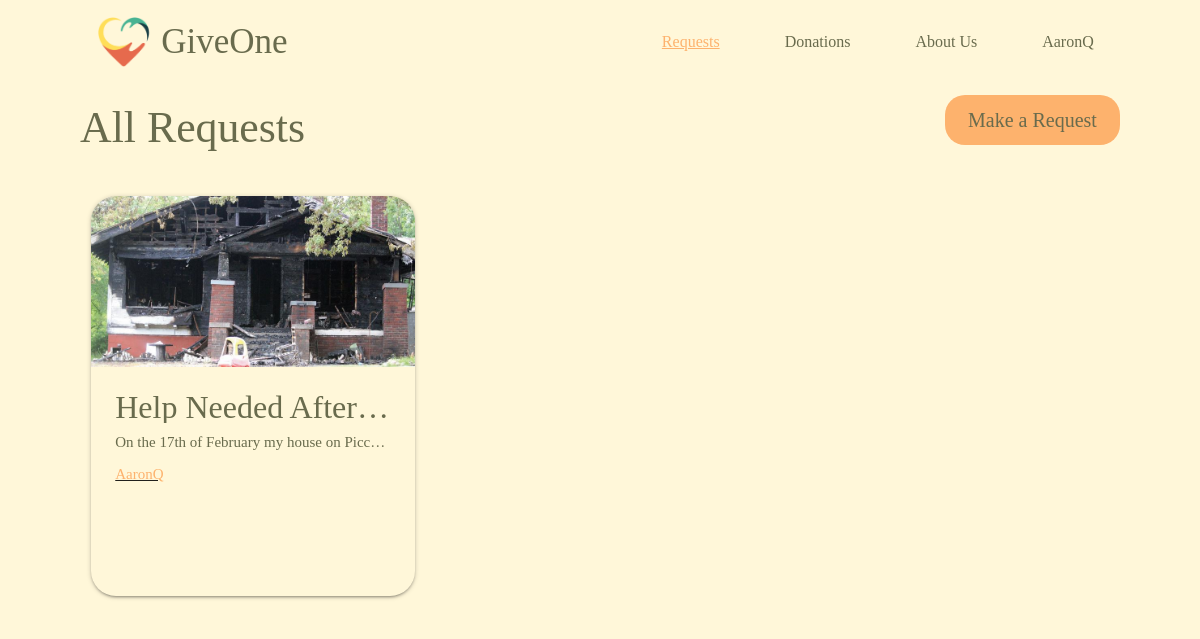
/all_requests (signed in), run on the app's committed database.
### models.py (models this page shows, shortened)
class User(UserMixin, db.Model):
    id = db.Column(db.Integer, primary_key=True)
    username = db.Column(db.String(80), unique=True, nullable=False)
    email = db.Column(db.String(120), unique=True, nullable=False)
    password = db.Column(db.String(120), nullable=False)
    requests = db.relationship('Requests', backref='user', lazy=True, cascade="all, delete-orphan")     #get all requests by user
    donations = db.relationship('Donations', backref='user', lazy=True, cascade="all, delete-orphan")   #get all donations for user
    uploads = db.relationship('Upload', backref='user', lazy=True, cascade="all, delete-orphan")

class Requests(db.Model):
    reqid = db.Column(db.Integer, primary_key=True)
    title = db.Column(db.String(180), nullable=False)
    body = db.Column(db.String(1000), nullable=False)
    req_items = db.Column(db.String(2000), nullable=False)
    userid = db.Column(db.Integer, db.ForeignKey('user.id'), nullable=False)
    donated = db.Column(db.Boolean, default=False)
    directions = db.Column(db.String(1000), nullable=False, default="")
    note = db.Column(db.String(1000), nullable=False, default="")
    donator_username = db.Column(db.String(180), nullable=False, default="")
    donator_email =  db.Column(db.String(180), nullable=False, default="")
    request_image = db.relationship('Request_Image', backref='requests', lazy=True, cascade="all, delete-orphan", uselist=False)

class Request_Image(db.Model):
  img_id = db.Column(db.Integer, primary_key=True)
  filename = db.Column(db.String, nullable=False)
  reqid = db.Column(db.Integer, db.ForeignKey('requests.reqid'), nullable=False)
  def get_url(self):
    return f'/uploads/{self.filename}'

### app.py (the view)
@app.route('/all_requests', methods=['GET'])
@login_required
def all_requests():
  requests = Requests.query.all()
  return render_template('all_requests.html', requests=requests)

### app.py (called while the page is built)
@login_manager.user_loader
def load_user(user_id):
    return User.query.get(user_id)

### templates/all_requests.html (shortened to what this page needs)
<!DOCTYPE html>
<html lang="en">
    <head>
        <link rel="stylesheet" href="{{ url_for('static', filename='/all_requests.css') }}">
        <link rel="stylesheet" href="https://cdnjs.cloudflare.com/ajax/libs/materialize/1.0.0/css/materialize.min.css">
    </head>
    <body onload="show_toasts()">
        <div class="mycontainer">
            <div class="row">
                <nav class="col s12 nav-bar">
                    <a class="logo-div" href="{{ url_for('homepage') }}">
                        <img src="{{ url_for('static', filename='/GiveOneLogo.png') }}" alt="GiveOne logo" class="logo">
                        <h1 class="title text">GiveOne</h1>
                     </a>
                    <ul class="nav-items">
                        <li> <a class="current-page nav-item text hide-on-med-and-down browser-default" href="{{ url_for('all_requests') }}">Requests</a> </li>
                        <li> <a class="nav-item text hide-on-med-and-down" href="{{ url_for('all_donations') }}">Donations</a> </li>
                        <li> <a class="nav-item text hide-on-med-and-down" href="{{ url_for('about_us') }}">About Us</a> </li>
                        <li> <a class="profile nav-item text hide-on-med-and-down" href="{{ url_for('profile') }}">{{ current_user.username }}</a> </li>
                    </ul>
                </nav>
            </div>
        </div>
        <div class="mycontainer">
            <div class="row">
                <h3 class="page-title text">All Requests</h3>
            </div>
            <div class="row">
                {% for request in requests %}
                    {% if request.donated == False %}
                        <a href="/request_page/{{request.reqid}}">
                            <div class="col s12 m6 l4" >
                                <div class="card hoverable medium">
                                    <div class="card-image">
                                        <img src="{{ request.request_image.get_url() }}">
                                    </div>
                                    <div class="card-content">
                                        <span class="card-title text  truncate">{{ request.title }}</span>
                                        <p class="card-text text truncate">{{ request.body }} </p>
                                        <div class="card-creator">
                                            <a class="profile-link text">{{request.user.username}}</a>
                                        </div>
                                    </div>
                                </div>
                            </div>
                        </a>
                    {% endif %}
                {% endfor %}
        <button data-target="form-modal" class="button modal-trigger text">Make a Request</button>
    </body>
</html>

### static/all_requests.css (style rules this page uses)
* { box-sizing: border-box; border: 0; margin: 0; padding: 0; font-family: 'Playfair Display', serif; }
body { background-color: #FFF7D9; }
.text { color: #696B4D; }
.mycontainer { margin-left: 80px; margin-right: 80px; }
.nav-bar { margin-top: 10px; width: 100vw; background-color: #FFF7D9; display: flex; flex-direction: row; box-shadow: none; }
.logo-div { display: flex; align-items: center; text-decoration: none; }
.logo { height: 50px; width: 70px; object-fit: fill; }
.title { padding: 0; margin: 0; font-size: 35px; font-weight: 400; }
.nav-items { margin-left: auto; }
.nav-item { margin-left: 35px; font-size: 16px; font-weight: 50; transition: font-size 0.2s; }
.current-page { color: #FDB26D; font-weight: 100; text-decoration: underline; }
.card-image { border-top-left-radius: 25px !important; border-top-right-radius: 25px !important; }
.card { border-radius: 25px !important; background-color: #FFF7D9 !important; }
.card-content { background-color: #FFF7D9 !important; }
.card-title { font-size: 32px !important; }
.card-text { margin-top: 10px; height: 100%; width: 100%; }
.card-creator { text-decoration: underline; margin-top: 10px; vertical-align: bottom; }
.profile-link { color: #FDB26D; }
.button { background-color: #FDB26D; height: 50px; width: 175px; text-align: center; font-size: 20px; font-weight: 300; border-radius: 20px; font-family: 'Playfair Display', serif; margin: 15px auto 0px auto; transition: color height width; }
.modal-trigger { position: absolute; top: 80px; right:80px; }

### data on the page
User: username "AaronQ"
Requests: request_image.get_url (picture), title "Help Needed After…", body "On the 17th of February my house on Picc…", user.username "AaronQ"
